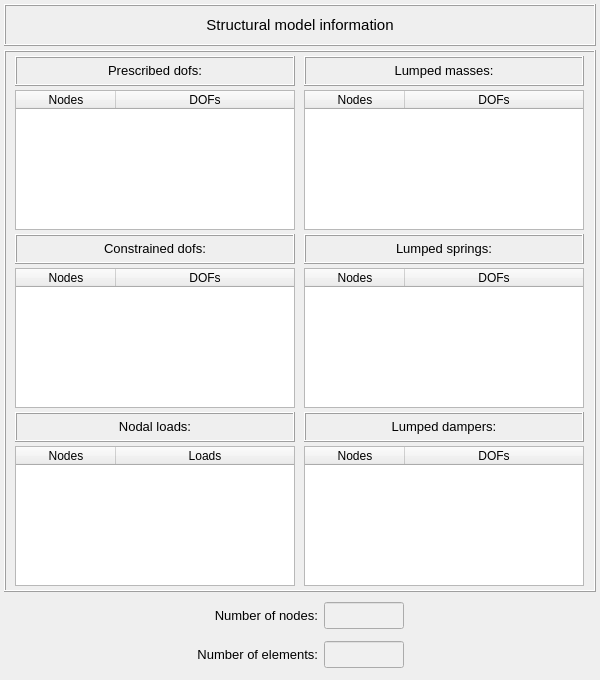
<?xml version="1.0" encoding="UTF-8"?>
<ui version="4.0">
 <class>dialog</class>
 <widget class="QDialog" name="dialog">
  <property name="geometry">
   <rect>
    <x>0</x>
    <y>0</y>
    <width>600</width>
    <height>680</height>
   </rect>
  </property>
  <property name="minimumSize">
   <size>
    <width>600</width>
    <height>680</height>
   </size>
  </property>
  <property name="maximumSize">
   <size>
    <width>600</width>
    <height>680</height>
   </size>
  </property>
  <property name="windowTitle">
   <string>Structural Model Information</string>
  </property>
  <layout class="QGridLayout" name="gridLayout_4">
   <property name="leftMargin">
    <number>4</number>
   </property>
   <property name="topMargin">
    <number>4</number>
   </property>
   <property name="rightMargin">
    <number>4</number>
   </property>
   <property name="bottomMargin">
    <number>4</number>
   </property>
   <property name="spacing">
    <number>4</number>
   </property>
   <item row="0" column="0">
    <widget class="QFrame" name="frame_3">
     <property name="minimumSize">
      <size>
       <width>0</width>
       <height>42</height>
      </size>
     </property>
     <property name="maximumSize">
      <size>
       <width>16777215</width>
       <height>42</height>
      </size>
     </property>
     <property name="frameShape">
      <enum>QFrame::Box</enum>
     </property>
     <property name="frameShadow">
      <enum>QFrame::Raised</enum>
     </property>
     <layout class="QGridLayout" name="gridLayout_2">
      <property name="leftMargin">
       <number>0</number>
      </property>
      <property name="topMargin">
       <number>0</number>
      </property>
      <property name="rightMargin">
       <number>0</number>
      </property>
      <property name="bottomMargin">
       <number>0</number>
      </property>
      <property name="spacing">
       <number>0</number>
      </property>
      <item row="0" column="0">
       <widget class="QLabel" name="label_12">
        <property name="font">
         <font>
          <pointsize>11</pointsize>
         </font>
        </property>
        <property name="frameShape">
         <enum>QFrame::NoFrame</enum>
        </property>
        <property name="text">
         <string>Structural model information</string>
        </property>
        <property name="textFormat">
         <enum>Qt::AutoText</enum>
        </property>
        <property name="alignment">
         <set>Qt::AlignCenter</set>
        </property>
       </widget>
      </item>
     </layout>
    </widget>
   </item>
   <item row="1" column="0">
    <widget class="QFrame" name="frame_2">
     <property name="minimumSize">
      <size>
       <width>310</width>
       <height>510</height>
      </size>
     </property>
     <property name="maximumSize">
      <size>
       <width>1000</width>
       <height>580</height>
      </size>
     </property>
     <property name="frameShape">
      <enum>QFrame::Box</enum>
     </property>
     <property name="frameShadow">
      <enum>QFrame::Raised</enum>
     </property>
     <layout class="QGridLayout" name="gridLayout">
      <property name="leftMargin">
       <number>4</number>
      </property>
      <property name="topMargin">
       <number>4</number>
      </property>
      <property name="rightMargin">
       <number>4</number>
      </property>
      <property name="bottomMargin">
       <number>4</number>
      </property>
      <property name="spacing">
       <number>4</number>
      </property>
      <item row="4" column="0">
       <widget class="QLabel" name="label_17">
        <property name="minimumSize">
         <size>
          <width>0</width>
          <height>30</height>
         </size>
        </property>
        <property name="maximumSize">
         <size>
          <width>16777215</width>
          <height>30</height>
         </size>
        </property>
        <property name="font">
         <font>
          <pointsize>10</pointsize>
         </font>
        </property>
        <property name="frameShape">
         <enum>QFrame::Box</enum>
        </property>
        <property name="frameShadow">
         <enum>QFrame::Raised</enum>
        </property>
        <property name="text">
         <string>&lt;html&gt;&lt;head/&gt;&lt;body&gt;&lt;p align=&quot;center&quot;&gt;Nodal loads:&lt;/p&gt;&lt;/body&gt;&lt;/html&gt;</string>
        </property>
        <property name="textFormat">
         <enum>Qt::AutoText</enum>
        </property>
        <property name="alignment">
         <set>Qt::AlignCenter</set>
        </property>
       </widget>
      </item>
      <item row="2" column="0">
       <widget class="QLabel" name="label_11">
        <property name="minimumSize">
         <size>
          <width>0</width>
          <height>30</height>
         </size>
        </property>
        <property name="maximumSize">
         <size>
          <width>16777215</width>
          <height>30</height>
         </size>
        </property>
        <property name="font">
         <font>
          <pointsize>10</pointsize>
         </font>
        </property>
        <property name="frameShape">
         <enum>QFrame::Box</enum>
        </property>
        <property name="frameShadow">
         <enum>QFrame::Raised</enum>
        </property>
        <property name="text">
         <string>&lt;html&gt;&lt;head/&gt;&lt;body&gt;&lt;p align=&quot;center&quot;&gt;Constrained dofs:&lt;/p&gt;&lt;/body&gt;&lt;/html&gt;</string>
        </property>
        <property name="textFormat">
         <enum>Qt::AutoText</enum>
        </property>
        <property name="alignment">
         <set>Qt::AlignCenter</set>
        </property>
       </widget>
      </item>
      <item row="0" column="0">
       <widget class="QLabel" name="label_10">
        <property name="minimumSize">
         <size>
          <width>0</width>
          <height>30</height>
         </size>
        </property>
        <property name="maximumSize">
         <size>
          <width>16777215</width>
          <height>30</height>
         </size>
        </property>
        <property name="font">
         <font>
          <pointsize>10</pointsize>
         </font>
        </property>
        <property name="frameShape">
         <enum>QFrame::Box</enum>
        </property>
        <property name="frameShadow">
         <enum>QFrame::Raised</enum>
        </property>
        <property name="text">
         <string>&lt;html&gt;&lt;head/&gt;&lt;body&gt;&lt;p align=&quot;center&quot;&gt;Prescribed dofs:&lt;/p&gt;&lt;/body&gt;&lt;/html&gt;</string>
        </property>
        <property name="textFormat">
         <enum>Qt::AutoText</enum>
        </property>
        <property name="alignment">
         <set>Qt::AlignCenter</set>
        </property>
       </widget>
      </item>
      <item row="5" column="0">
       <widget class="QTreeWidget" name="treeWidget_nodal_loads">
        <property name="minimumSize">
         <size>
          <width>280</width>
          <height>140</height>
         </size>
        </property>
        <property name="maximumSize">
         <size>
          <width>280</width>
          <height>140</height>
         </size>
        </property>
        <property name="font">
         <font>
          <family>MS Shell Dlg 2</family>
          <pointsize>9</pointsize>
          <italic>false</italic>
         </font>
        </property>
        <column>
         <property name="text">
          <string>Nodes</string>
         </property>
         <property name="textAlignment">
          <set>AlignCenter</set>
         </property>
        </column>
        <column>
         <property name="text">
          <string>Loads</string>
         </property>
         <property name="textAlignment">
          <set>AlignCenter</set>
         </property>
        </column>
       </widget>
      </item>
      <item row="3" column="0">
       <widget class="QTreeWidget" name="treeWidget_constrained_dofs">
        <property name="minimumSize">
         <size>
          <width>280</width>
          <height>140</height>
         </size>
        </property>
        <property name="maximumSize">
         <size>
          <width>280</width>
          <height>140</height>
         </size>
        </property>
        <property name="font">
         <font>
          <family>MS Shell Dlg 2</family>
          <pointsize>9</pointsize>
          <italic>false</italic>
         </font>
        </property>
        <column>
         <property name="text">
          <string>Nodes</string>
         </property>
         <property name="textAlignment">
          <set>AlignCenter</set>
         </property>
        </column>
        <column>
         <property name="text">
          <string>DOFs</string>
         </property>
         <property name="textAlignment">
          <set>AlignCenter</set>
         </property>
        </column>
       </widget>
      </item>
      <item row="1" column="0">
       <widget class="QTreeWidget" name="treeWidget_prescribed_dofs">
        <property name="minimumSize">
         <size>
          <width>280</width>
          <height>140</height>
         </size>
        </property>
        <property name="maximumSize">
         <size>
          <width>280</width>
          <height>140</height>
         </size>
        </property>
        <property name="font">
         <font>
          <family>MS Shell Dlg 2</family>
          <pointsize>9</pointsize>
          <italic>false</italic>
         </font>
        </property>
        <column>
         <property name="text">
          <string>Nodes</string>
         </property>
         <property name="textAlignment">
          <set>AlignCenter</set>
         </property>
        </column>
        <column>
         <property name="text">
          <string>DOFs</string>
         </property>
         <property name="textAlignment">
          <set>AlignCenter</set>
         </property>
        </column>
       </widget>
      </item>
      <item row="0" column="1">
       <widget class="QLabel" name="label_9">
        <property name="minimumSize">
         <size>
          <width>0</width>
          <height>30</height>
         </size>
        </property>
        <property name="maximumSize">
         <size>
          <width>16777215</width>
          <height>30</height>
         </size>
        </property>
        <property name="font">
         <font>
          <pointsize>10</pointsize>
         </font>
        </property>
        <property name="frameShape">
         <enum>QFrame::Box</enum>
        </property>
        <property name="frameShadow">
         <enum>QFrame::Raised</enum>
        </property>
        <property name="text">
         <string>&lt;html&gt;&lt;head/&gt;&lt;body&gt;&lt;p align=&quot;center&quot;&gt;Lumped masses:&lt;/p&gt;&lt;/body&gt;&lt;/html&gt;</string>
        </property>
        <property name="textFormat">
         <enum>Qt::AutoText</enum>
        </property>
        <property name="alignment">
         <set>Qt::AlignCenter</set>
        </property>
       </widget>
      </item>
      <item row="1" column="1">
       <widget class="QTreeWidget" name="treeWidget_masses">
        <property name="minimumSize">
         <size>
          <width>280</width>
          <height>140</height>
         </size>
        </property>
        <property name="maximumSize">
         <size>
          <width>280</width>
          <height>140</height>
         </size>
        </property>
        <property name="font">
         <font>
          <family>MS Shell Dlg 2</family>
          <pointsize>9</pointsize>
          <italic>false</italic>
         </font>
        </property>
        <column>
         <property name="text">
          <string>Nodes</string>
         </property>
         <property name="textAlignment">
          <set>AlignCenter</set>
         </property>
        </column>
        <column>
         <property name="text">
          <string>DOFs</string>
         </property>
         <property name="textAlignment">
          <set>AlignCenter</set>
         </property>
        </column>
       </widget>
      </item>
      <item row="2" column="1">
       <widget class="QLabel" name="label_15">
        <property name="minimumSize">
         <size>
          <width>0</width>
          <height>30</height>
         </size>
        </property>
        <property name="maximumSize">
         <size>
          <width>16777215</width>
          <height>30</height>
         </size>
        </property>
        <property name="font">
         <font>
          <pointsize>10</pointsize>
         </font>
        </property>
        <property name="frameShape">
         <enum>QFrame::Box</enum>
        </property>
        <property name="frameShadow">
         <enum>QFrame::Raised</enum>
        </property>
        <property name="text">
         <string>&lt;html&gt;&lt;head/&gt;&lt;body&gt;&lt;p align=&quot;center&quot;&gt;Lumped springs:&lt;/p&gt;&lt;/body&gt;&lt;/html&gt;</string>
        </property>
        <property name="textFormat">
         <enum>Qt::AutoText</enum>
        </property>
        <property name="alignment">
         <set>Qt::AlignCenter</set>
        </property>
       </widget>
      </item>
      <item row="3" column="1">
       <widget class="QTreeWidget" name="treeWidget_springs">
        <property name="minimumSize">
         <size>
          <width>280</width>
          <height>140</height>
         </size>
        </property>
        <property name="maximumSize">
         <size>
          <width>280</width>
          <height>140</height>
         </size>
        </property>
        <property name="font">
         <font>
          <family>MS Shell Dlg 2</family>
          <pointsize>9</pointsize>
          <italic>false</italic>
         </font>
        </property>
        <column>
         <property name="text">
          <string>Nodes</string>
         </property>
         <property name="textAlignment">
          <set>AlignCenter</set>
         </property>
        </column>
        <column>
         <property name="text">
          <string>DOFs</string>
         </property>
         <property name="textAlignment">
          <set>AlignCenter</set>
         </property>
        </column>
       </widget>
      </item>
      <item row="4" column="1">
       <widget class="QLabel" name="label_16">
        <property name="minimumSize">
         <size>
          <width>0</width>
          <height>30</height>
         </size>
        </property>
        <property name="maximumSize">
         <size>
          <width>16777215</width>
          <height>30</height>
         </size>
        </property>
        <property name="font">
         <font>
          <pointsize>10</pointsize>
         </font>
        </property>
        <property name="frameShape">
         <enum>QFrame::Box</enum>
        </property>
        <property name="frameShadow">
         <enum>QFrame::Raised</enum>
        </property>
        <property name="text">
         <string>&lt;html&gt;&lt;head/&gt;&lt;body&gt;&lt;p align=&quot;center&quot;&gt;Lumped dampers:&lt;/p&gt;&lt;/body&gt;&lt;/html&gt;</string>
        </property>
        <property name="textFormat">
         <enum>Qt::AutoText</enum>
        </property>
        <property name="alignment">
         <set>Qt::AlignCenter</set>
        </property>
       </widget>
      </item>
      <item row="5" column="1">
       <widget class="QTreeWidget" name="treeWidget_dampers">
        <property name="minimumSize">
         <size>
          <width>280</width>
          <height>140</height>
         </size>
        </property>
        <property name="maximumSize">
         <size>
          <width>280</width>
          <height>140</height>
         </size>
        </property>
        <property name="font">
         <font>
          <family>MS Shell Dlg 2</family>
          <pointsize>9</pointsize>
          <italic>false</italic>
         </font>
        </property>
        <column>
         <property name="text">
          <string>Nodes</string>
         </property>
         <property name="textAlignment">
          <set>AlignCenter</set>
         </property>
        </column>
        <column>
         <property name="text">
          <string>DOFs</string>
         </property>
         <property name="textAlignment">
          <set>AlignCenter</set>
         </property>
        </column>
       </widget>
      </item>
     </layout>
    </widget>
   </item>
   <item row="2" column="0">
    <widget class="QFrame" name="frame_4">
     <property name="minimumSize">
      <size>
       <width>0</width>
       <height>80</height>
      </size>
     </property>
     <property name="maximumSize">
      <size>
       <width>16777215</width>
       <height>80</height>
      </size>
     </property>
     <property name="frameShape">
      <enum>QFrame::NoFrame</enum>
     </property>
     <property name="frameShadow">
      <enum>QFrame::Raised</enum>
     </property>
     <layout class="QGridLayout" name="gridLayout_3">
      <property name="leftMargin">
       <number>0</number>
      </property>
      <property name="topMargin">
       <number>0</number>
      </property>
      <property name="rightMargin">
       <number>0</number>
      </property>
      <property name="bottomMargin">
       <number>0</number>
      </property>
      <property name="spacing">
       <number>6</number>
      </property>
      <item row="0" column="2">
       <widget class="QLineEdit" name="lineEdit_number_nodes">
        <property name="enabled">
         <bool>false</bool>
        </property>
        <property name="minimumSize">
         <size>
          <width>80</width>
          <height>27</height>
         </size>
        </property>
        <property name="maximumSize">
         <size>
          <width>80</width>
          <height>27</height>
         </size>
        </property>
        <property name="palette">
         <palette>
          <active>
           <colorrole role="WindowText">
            <brush brushstyle="SolidPattern">
             <color alpha="255">
              <red>0</red>
              <green>0</green>
              <blue>0</blue>
             </color>
            </brush>
           </colorrole>
           <colorrole role="Button">
            <brush brushstyle="SolidPattern">
             <color alpha="255">
              <red>250</red>
              <green>250</green>
              <blue>250</blue>
             </color>
            </brush>
           </colorrole>
           <colorrole role="Dark">
            <brush brushstyle="SolidPattern">
             <color alpha="255">
              <red>0</red>
              <green>0</green>
              <blue>0</blue>
             </color>
            </brush>
           </colorrole>
           <colorrole role="Text">
            <brush brushstyle="SolidPattern">
             <color alpha="255">
              <red>0</red>
              <green>0</green>
              <blue>0</blue>
             </color>
            </brush>
           </colorrole>
           <colorrole role="ButtonText">
            <brush brushstyle="SolidPattern">
             <color alpha="255">
              <red>0</red>
              <green>0</green>
              <blue>0</blue>
             </color>
            </brush>
           </colorrole>
           <colorrole role="Base">
            <brush brushstyle="SolidPattern">
             <color alpha="255">
              <red>250</red>
              <green>250</green>
              <blue>250</blue>
             </color>
            </brush>
           </colorrole>
           <colorrole role="Window">
            <brush brushstyle="SolidPattern">
             <color alpha="255">
              <red>250</red>
              <green>250</green>
              <blue>250</blue>
             </color>
            </brush>
           </colorrole>
          </active>
          <inactive>
           <colorrole role="WindowText">
            <brush brushstyle="SolidPattern">
             <color alpha="255">
              <red>0</red>
              <green>0</green>
              <blue>0</blue>
             </color>
            </brush>
           </colorrole>
           <colorrole role="Button">
            <brush brushstyle="SolidPattern">
             <color alpha="255">
              <red>250</red>
              <green>250</green>
              <blue>250</blue>
             </color>
            </brush>
           </colorrole>
           <colorrole role="Dark">
            <brush brushstyle="SolidPattern">
             <color alpha="255">
              <red>0</red>
              <green>0</green>
              <blue>0</blue>
             </color>
            </brush>
           </colorrole>
           <colorrole role="Text">
            <brush brushstyle="SolidPattern">
             <color alpha="255">
              <red>0</red>
              <green>0</green>
              <blue>0</blue>
             </color>
            </brush>
           </colorrole>
           <colorrole role="ButtonText">
            <brush brushstyle="SolidPattern">
             <color alpha="255">
              <red>0</red>
              <green>0</green>
              <blue>0</blue>
             </color>
            </brush>
           </colorrole>
           <colorrole role="Base">
            <brush brushstyle="SolidPattern">
             <color alpha="255">
              <red>250</red>
              <green>250</green>
              <blue>250</blue>
             </color>
            </brush>
           </colorrole>
           <colorrole role="Window">
            <brush brushstyle="SolidPattern">
             <color alpha="255">
              <red>250</red>
              <green>250</green>
              <blue>250</blue>
             </color>
            </brush>
           </colorrole>
          </inactive>
          <disabled>
           <colorrole role="WindowText">
            <brush brushstyle="SolidPattern">
             <color alpha="255">
              <red>100</red>
              <green>100</green>
              <blue>100</blue>
             </color>
            </brush>
           </colorrole>
           <colorrole role="Button">
            <brush brushstyle="SolidPattern">
             <color alpha="255">
              <red>240</red>
              <green>240</green>
              <blue>240</blue>
             </color>
            </brush>
           </colorrole>
           <colorrole role="Dark">
            <brush brushstyle="SolidPattern">
             <color alpha="255">
              <red>0</red>
              <green>0</green>
              <blue>0</blue>
             </color>
            </brush>
           </colorrole>
           <colorrole role="Text">
            <brush brushstyle="SolidPattern">
             <color alpha="255">
              <red>100</red>
              <green>100</green>
              <blue>100</blue>
             </color>
            </brush>
           </colorrole>
           <colorrole role="ButtonText">
            <brush brushstyle="SolidPattern">
             <color alpha="255">
              <red>100</red>
              <green>100</green>
              <blue>100</blue>
             </color>
            </brush>
           </colorrole>
           <colorrole role="Base">
            <brush brushstyle="SolidPattern">
             <color alpha="255">
              <red>240</red>
              <green>240</green>
              <blue>240</blue>
             </color>
            </brush>
           </colorrole>
           <colorrole role="Window">
            <brush brushstyle="SolidPattern">
             <color alpha="255">
              <red>240</red>
              <green>240</green>
              <blue>240</blue>
             </color>
            </brush>
           </colorrole>
          </disabled>
         </palette>
        </property>
        <property name="font">
         <font>
          <pointsize>10</pointsize>
         </font>
        </property>
        <property name="styleSheet">
         <string notr="true">QLineEdit{color: rgb(0, 0, 0); background-color: rgb(250, 250, 250)}
QLineEdit:disabled{color: rgb(100, 100, 100); background-color: rgb(240, 240, 240)}</string>
        </property>
        <property name="alignment">
         <set>Qt::AlignCenter</set>
        </property>
       </widget>
      </item>
      <item row="1" column="1">
       <widget class="QLabel" name="label_14">
        <property name="minimumSize">
         <size>
          <width>0</width>
          <height>26</height>
         </size>
        </property>
        <property name="maximumSize">
         <size>
          <width>200</width>
          <height>26</height>
         </size>
        </property>
        <property name="font">
         <font>
          <pointsize>10</pointsize>
         </font>
        </property>
        <property name="frameShape">
         <enum>QFrame::NoFrame</enum>
        </property>
        <property name="text">
         <string>Number of elements:</string>
        </property>
        <property name="textFormat">
         <enum>Qt::AutoText</enum>
        </property>
        <property name="alignment">
         <set>Qt::AlignRight|Qt::AlignTrailing|Qt::AlignVCenter</set>
        </property>
       </widget>
      </item>
      <item row="1" column="2">
       <widget class="QLineEdit" name="lineEdit_number_elements">
        <property name="enabled">
         <bool>false</bool>
        </property>
        <property name="minimumSize">
         <size>
          <width>80</width>
          <height>27</height>
         </size>
        </property>
        <property name="maximumSize">
         <size>
          <width>80</width>
          <height>27</height>
         </size>
        </property>
        <property name="palette">
         <palette>
          <active>
           <colorrole role="WindowText">
            <brush brushstyle="SolidPattern">
             <color alpha="255">
              <red>0</red>
              <green>0</green>
              <blue>0</blue>
             </color>
            </brush>
           </colorrole>
           <colorrole role="Button">
            <brush brushstyle="SolidPattern">
             <color alpha="255">
              <red>250</red>
              <green>250</green>
              <blue>250</blue>
             </color>
            </brush>
           </colorrole>
           <colorrole role="Dark">
            <brush brushstyle="SolidPattern">
             <color alpha="255">
              <red>0</red>
              <green>0</green>
              <blue>0</blue>
             </color>
            </brush>
           </colorrole>
           <colorrole role="Text">
            <brush brushstyle="SolidPattern">
             <color alpha="255">
              <red>0</red>
              <green>0</green>
              <blue>0</blue>
             </color>
            </brush>
           </colorrole>
           <colorrole role="ButtonText">
            <brush brushstyle="SolidPattern">
             <color alpha="255">
              <red>0</red>
              <green>0</green>
              <blue>0</blue>
             </color>
            </brush>
           </colorrole>
           <colorrole role="Base">
            <brush brushstyle="SolidPattern">
             <color alpha="255">
              <red>250</red>
              <green>250</green>
              <blue>250</blue>
             </color>
            </brush>
           </colorrole>
           <colorrole role="Window">
            <brush brushstyle="SolidPattern">
             <color alpha="255">
              <red>250</red>
              <green>250</green>
              <blue>250</blue>
             </color>
            </brush>
           </colorrole>
          </active>
          <inactive>
           <colorrole role="WindowText">
            <brush brushstyle="SolidPattern">
             <color alpha="255">
              <red>0</red>
              <green>0</green>
              <blue>0</blue>
             </color>
            </brush>
           </colorrole>
           <colorrole role="Button">
            <brush brushstyle="SolidPattern">
             <color alpha="255">
              <red>250</red>
              <green>250</green>
              <blue>250</blue>
             </color>
            </brush>
           </colorrole>
           <colorrole role="Dark">
            <brush brushstyle="SolidPattern">
             <color alpha="255">
              <red>0</red>
              <green>0</green>
              <blue>0</blue>
             </color>
            </brush>
           </colorrole>
           <colorrole role="Text">
            <brush brushstyle="SolidPattern">
             <color alpha="255">
              <red>0</red>
              <green>0</green>
              <blue>0</blue>
             </color>
            </brush>
           </colorrole>
           <colorrole role="ButtonText">
            <brush brushstyle="SolidPattern">
             <color alpha="255">
              <red>0</red>
              <green>0</green>
              <blue>0</blue>
             </color>
            </brush>
           </colorrole>
           <colorrole role="Base">
            <brush brushstyle="SolidPattern">
             <color alpha="255">
              <red>250</red>
              <green>250</green>
              <blue>250</blue>
             </color>
            </brush>
           </colorrole>
           <colorrole role="Window">
            <brush brushstyle="SolidPattern">
             <color alpha="255">
              <red>250</red>
              <green>250</green>
              <blue>250</blue>
             </color>
            </brush>
           </colorrole>
          </inactive>
          <disabled>
           <colorrole role="WindowText">
            <brush brushstyle="SolidPattern">
             <color alpha="255">
              <red>100</red>
              <green>100</green>
              <blue>100</blue>
             </color>
            </brush>
           </colorrole>
           <colorrole role="Button">
            <brush brushstyle="SolidPattern">
             <color alpha="255">
              <red>240</red>
              <green>240</green>
              <blue>240</blue>
             </color>
            </brush>
           </colorrole>
           <colorrole role="Dark">
            <brush brushstyle="SolidPattern">
             <color alpha="255">
              <red>0</red>
              <green>0</green>
              <blue>0</blue>
             </color>
            </brush>
           </colorrole>
           <colorrole role="Text">
            <brush brushstyle="SolidPattern">
             <color alpha="255">
              <red>100</red>
              <green>100</green>
              <blue>100</blue>
             </color>
            </brush>
           </colorrole>
           <colorrole role="ButtonText">
            <brush brushstyle="SolidPattern">
             <color alpha="255">
              <red>100</red>
              <green>100</green>
              <blue>100</blue>
             </color>
            </brush>
           </colorrole>
           <colorrole role="Base">
            <brush brushstyle="SolidPattern">
             <color alpha="255">
              <red>240</red>
              <green>240</green>
              <blue>240</blue>
             </color>
            </brush>
           </colorrole>
           <colorrole role="Window">
            <brush brushstyle="SolidPattern">
             <color alpha="255">
              <red>240</red>
              <green>240</green>
              <blue>240</blue>
             </color>
            </brush>
           </colorrole>
          </disabled>
         </palette>
        </property>
        <property name="font">
         <font>
          <pointsize>10</pointsize>
         </font>
        </property>
        <property name="styleSheet">
         <string notr="true">QLineEdit{color: rgb(0, 0, 0); background-color: rgb(250, 250, 250)}
QLineEdit:disabled{color: rgb(100, 100, 100); background-color: rgb(240, 240, 240)}</string>
        </property>
        <property name="alignment">
         <set>Qt::AlignCenter</set>
        </property>
       </widget>
      </item>
      <item row="0" column="1">
       <widget class="QLabel" name="label_13">
        <property name="minimumSize">
         <size>
          <width>0</width>
          <height>26</height>
         </size>
        </property>
        <property name="maximumSize">
         <size>
          <width>200</width>
          <height>26</height>
         </size>
        </property>
        <property name="font">
         <font>
          <pointsize>10</pointsize>
         </font>
        </property>
        <property name="frameShape">
         <enum>QFrame::NoFrame</enum>
        </property>
        <property name="text">
         <string>Number of nodes:</string>
        </property>
        <property name="textFormat">
         <enum>Qt::AutoText</enum>
        </property>
        <property name="alignment">
         <set>Qt::AlignRight|Qt::AlignTrailing|Qt::AlignVCenter</set>
        </property>
       </widget>
      </item>
      <item row="0" column="3">
       <spacer name="horizontalSpacer">
        <property name="orientation">
         <enum>Qt::Horizontal</enum>
        </property>
        <property name="sizeHint" stdset="0">
         <size>
          <width>40</width>
          <height>20</height>
         </size>
        </property>
       </spacer>
      </item>
      <item row="0" column="0">
       <spacer name="horizontalSpacer_2">
        <property name="orientation">
         <enum>Qt::Horizontal</enum>
        </property>
        <property name="sizeHint" stdset="0">
         <size>
          <width>40</width>
          <height>20</height>
         </size>
        </property>
       </spacer>
      </item>
     </layout>
    </widget>
   </item>
  </layout>
 </widget>
 <tabstops>
  <tabstop>treeWidget_prescribed_dofs</tabstop>
  <tabstop>treeWidget_masses</tabstop>
  <tabstop>treeWidget_constrained_dofs</tabstop>
  <tabstop>treeWidget_springs</tabstop>
  <tabstop>treeWidget_nodal_loads</tabstop>
  <tabstop>treeWidget_dampers</tabstop>
  <tabstop>lineEdit_number_nodes</tabstop>
  <tabstop>lineEdit_number_elements</tabstop>
 </tabstops>
 <resources/>
 <connections/>
</ui>
